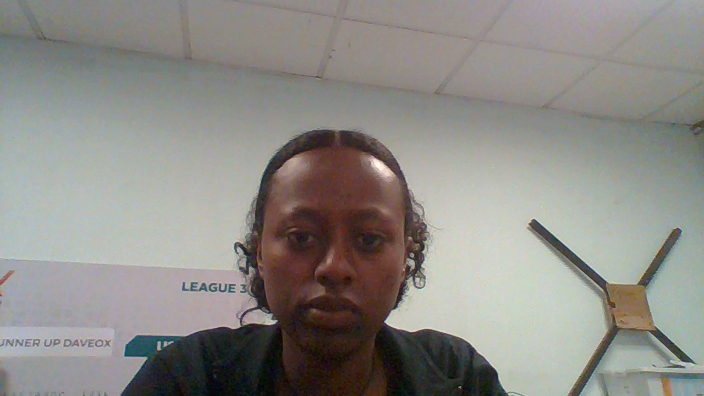
#> input picture data/dataset/Beth/Beth_0.jpg, 704 x 396 px
$ python -i preprocessing.py   (imports and definitions only)
#> lines starting #> are read from the running program, lines starting #| are printed output that depends on the picture
import cv2
import numpy as np

# Load the built-in OpenCV Haar Cascade for face detection
# Using cv2.data.haarcascades to automatically locate the XML
face_cascade = cv2.CascadeClassifier(cv2.data.haarcascades + 'haarcascade_frontalface_default.xml')

def detect_and_crop_face(image_np, size=(64, 64)):
    """
    Takes an RGB or BGR numpy array image, detects the face,
    crops it, converts to grayscale, and resizes it.
    Returns the processed face array, or None if no face is found.
    """
    gray = cv2.cvtColor(image_np, cv2.COLOR_RGB2GRAY)
    faces = face_cascade.detectMultiScale(gray, scaleFactor=1.1, minNeighbors=5, minSize=(30, 30))

    if len(faces) == 0:
        return None

    # Get the first face found
    (x, y, w, h) = faces[0]
    face_crop = gray[y:y+h, x:x+w]

    # Resize to standard size
    face_resized = cv2.resize(face_crop, size)

    return face_resized

>>> import cv2
>>> picture = cv2.cvtColor(cv2.imread('../../data/dataset/Beth/Beth_0.jpg'), cv2.COLOR_BGR2RGB)
>>> result = detect_and_crop_face(picture)
#> in detect_and_crop_face, `gray = cv2.cvtColor(image_np, cv2.COLOR_RGB2GRAY)`:
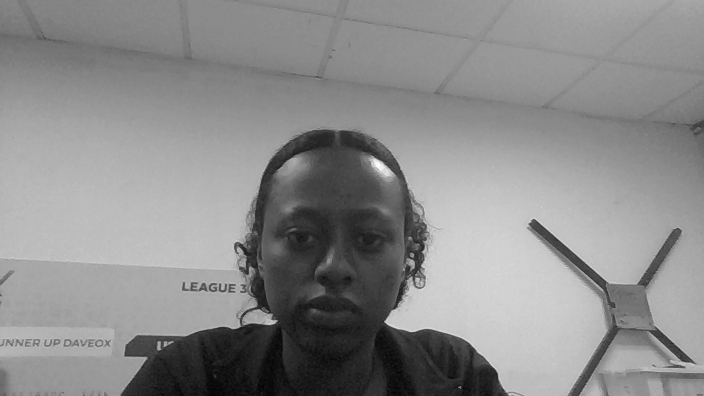
#> gray: shape (396, 704); min 3, max 252, mean 139.3
#> in detect_and_crop_face, `faces = face_cascade.detectMultiScale(gray, scaleFactor=1.1, minNeighb..`: faces = ()
